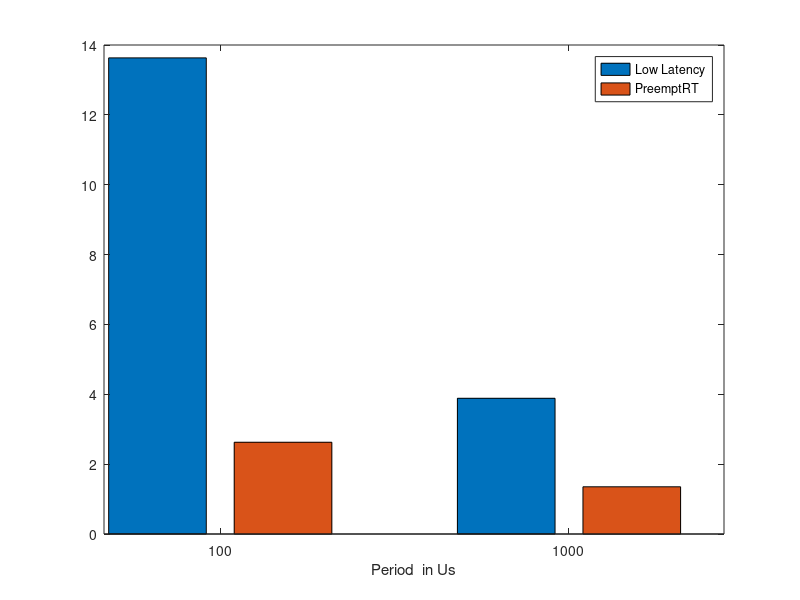
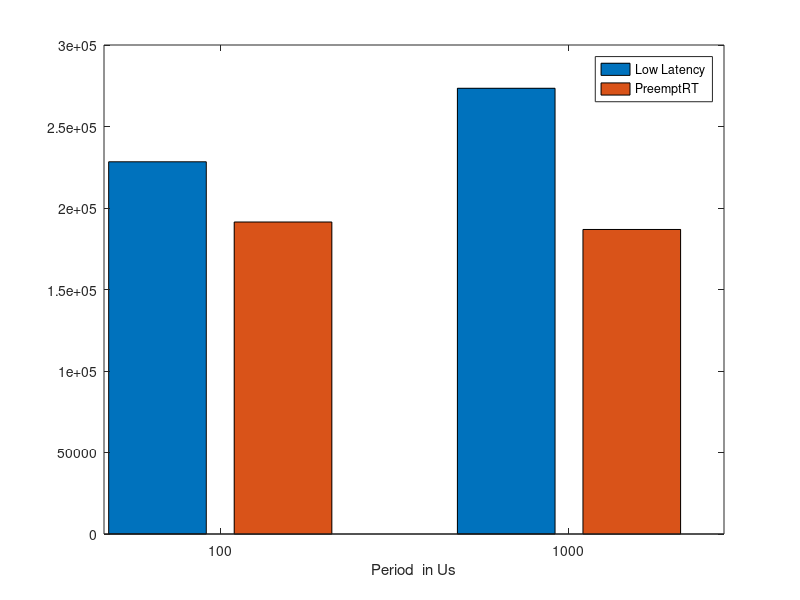
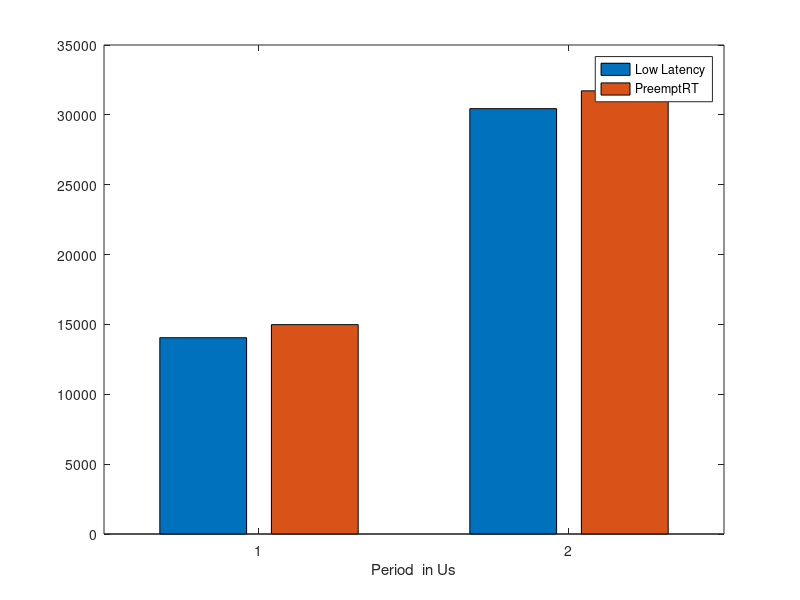
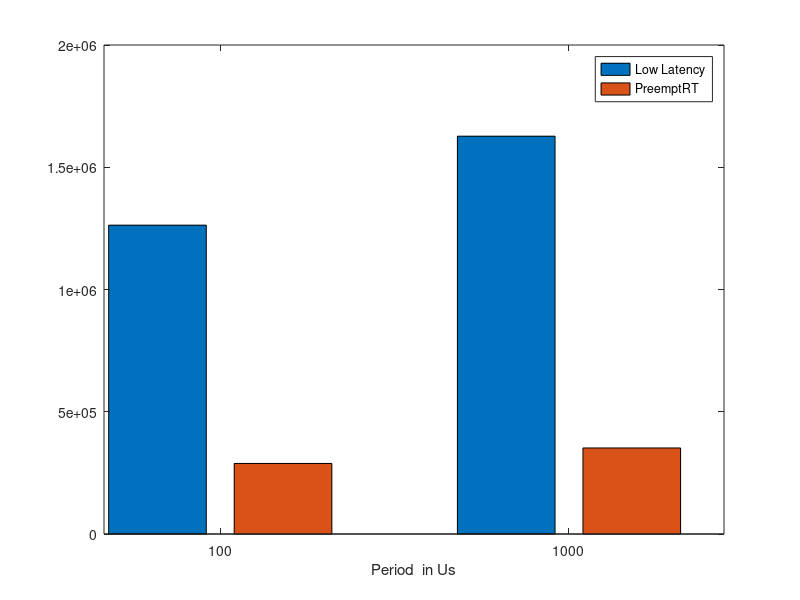

The MATLAB source for these figures, in order:
% Indice degli elementi
actual=1;
mx=2;
min=3;
avg=4;
%Latenza è in nanosecondi
period100_ns=100*1000;
period1000_ns=1000*1000;

%CFG BASE

%Cache
base_Cache_100=[9871   451428008   4388   87673.619081];
base_Cache_1000=[22918   540306721   8566   180745.856396];
%VM
base_Vm_100=[8583   539894004   4849   182044.784922];
base_Vm_1000=[25768   451297373   8042   101440.984539];
%Load
base_Load_100=[8987  , 540061825  , 4446  , 113777.958492];
base_Load_1000=[24550   538844309   7467   220163.136129];
%context
base_context_100=[13431   15880558   5508   19891.523093];
base_context_1000=[29006   14962404   8087   21727.518760];
%No Stress
base_noStress_100=[11832   880689   10035   11804.417858];
base_noStress_1000=[19545   746468   9933   12794.044589];

base_mx_lat_100=max( [base_Cache_100(mx),base_Vm_100(mx),base_Load_100(mx),...
base_context_100(mx) ,base_noStress_100(mx)]);

base_mx_lat_1000=max([base_Cache_1000(mx),base_Vm_1000(mx),base_Load_1000(mx),...
base_context_1000(mx) ,base_noStress_1000(mx)]);

base_perc100_lat=(period100_ns+base_mx_lat_100)/period100_ns;
base_perc1000_lat=(period1000_ns+base_mx_lat_1000)/period1000_ns;
%CFG ll

%Cache
ll_Cache_100=[15148   228358   10242   14049.615277];
ll_Cache_1000=[30890   273455   10453   30444.330885];
%VM
ll_Vm_100=[11837   1263133   9787   12417.257120];
ll_Vm_1000=[15287   1627058   10208   22164.733858];
%Load
ll_Load_100=[11873   685338   9988   11837.593723];
ll_Load_1000=[10524   746343   9828   13548.603589];
%context
ll_context_100=[12776   755686   10482   12413.938665];
ll_context_1000=[13123   831709   10152   13795.928469];
%No Stress
ll_noStress_100=[11832   880689   10035   11804.417858];
ll_noStress_1000=[19545   746468   9933   12794.044589];

ll_mx_lat_100=max([ll_Cache_100(mx),ll_Vm_100(mx),ll_Load_100(mx),...
ll_context_100(mx) ,ll_noStress_100(mx)]);

ll_mx_lat_1000=max([ll_Cache_1000(mx),ll_Vm_1000(mx),ll_Load_1000(mx),...
ll_context_1000(mx) ,ll_noStress_1000(mx)]);

ll_perc100_lat=(period100_ns+ll_mx_lat_100)/period100_ns;
ll_perc1000_lat=(period1000_ns+ll_mx_lat_1000)/period1000_ns;

%CFG Preempt

%Cache
Preempt_Cache_100=[16141   191410   10951   14985.035327];
Preempt_Cache_1000=[34622   186830   11907   31718.911010];
%VM
Preempt_Vm_100=[12567   288570   10422   12852.009032];
Preempt_Vm_1000=[24104   351878   11503   21345.328429];
%Load
Preempt_Load_100=[15966   206816   9695   12487.052397];
Preempt_Load_1000=[14178   155838   11464   15507.014515];
%context
Preempt_context_100=[12394   242055   10320   12723.896520];
Preempt_context_1000=[13240   200168   11318   15585.227426];
%No Stress
Preempt_noStress_100=[15699   195240   10239   12134.251149];
Preempt_noStress_1000=[12605   160660   11312   14122.422969];

Preempt_mx_lat_100=max([Preempt_Cache_100(mx),Preempt_Vm_100(mx),Preempt_Load_100(mx),...
Preempt_context_100(mx) ,Preempt_noStress_100(mx)]);

Preempt_mx_lat_1000=max([Preempt_Cache_1000(mx),Preempt_Vm_1000(mx),Preempt_Load_1000(mx),...
Preempt_context_1000(mx) ,Preempt_noStress_1000(mx)]);

Preempt_perc100_lat=(period100_ns+Preempt_mx_lat_100)/period100_ns;
Preempt_perc1000_lat=(period1000_ns+Preempt_mx_lat_1000)/period1000_ns;

% Plotting delle figure

figure(1);
bar([100,1000],[[ ll_perc100_lat, ll_perc1000_lat]; ...
    [ Preempt_perc100_lat, Preempt_perc1000_lat]]);
xlabel("Period  in Us");
legend("Low Latency","PreemptRT");

%Cache  
figure(2);
bar([100,1000],[[ll_Cache_100(mx),...
    Preempt_Cache_100(mx)];[ll_Cache_1000(mx),...
    Preempt_Cache_1000(mx)]]);
xlabel("Period  in Us");
legend("Low Latency","PreemptRT");

figure(3);
bar([[ll_Cache_100(avg),...
    Preempt_Cache_100(avg)];[ll_Cache_1000(avg),...
    Preempt_Cache_1000(avg)]]);
xlabel("Period  in Us");
legend("Low Latency","PreemptRT");

%Vm  
figure(4);
bar([100,1000],[[ll_Vm_100(mx),...
    Preempt_Vm_100(mx)];[ll_Vm_1000(mx),...
    Preempt_Vm_1000(mx)]]);
xlabel("Period  in Us");
legend("Low Latency","PreemptRT");

figure(5);
bar([[ll_Vm_100(avg),...
    Preempt_Vm_100(avg)];[ll_Vm_1000(avg),...
    Preempt_Vm_1000(avg)]]);
xlabel("Period  in Us");
legend("Low Latency","PreemptRT");

%context  
figure(6);
bar([100,1000],[[ll_context_100(mx),...
    Preempt_context_100(mx)];[ll_context_1000(mx),...
    Preempt_context_1000(mx)]]);
xlabel("Period  in Us");
legend("Low Latency","PreemptRT");

figure(7);
bar([[ll_context_100(avg),...
    Preempt_context_100(avg)];[ll_context_1000(avg),...
    Preempt_context_1000(avg)]]);
xlabel("Period  in Us");
legend("Low Latency","PreemptRT");

%Load  
figure(8);
bar([100,1000],[[ll_Load_100(mx),...
    Preempt_Load_100(mx)];[ll_Load_1000(mx),...
    Preempt_Load_1000(mx)]]);
xlabel("Period  in Us");
legend("Low Latency","PreemptRT");

figure(9);
bar([[ll_Load_100(avg),...
    Preempt_Load_100(avg)];[ll_Load_1000(avg),...
    Preempt_Load_1000(avg)]]);
xlabel("Period  in Us");
legend("Low Latency","PreemptRT");

%noStress  

%noStress  
figure(10);
bar([100,1000],[[ll_noStress_100(mx),...
    Preempt_noStress_100(mx)];[ll_noStress_1000(mx),...
    Preempt_noStress_1000(mx)]]);
xlabel("Period  in Us");
legend("Low Latency","PreemptRT");

figure(11);
bar([[ll_noStress_100(avg),...
    Preempt_noStress_100(avg)];[ll_noStress_1000(avg),...
    Preempt_noStress_1000(avg)]]);
xlabel("Period  in Us");
legend("Low Latency","PreemptRT");

